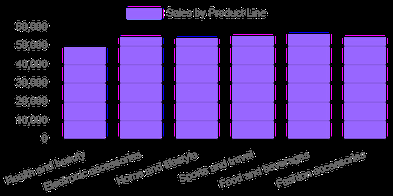
#> input picture images/chart1.png, 393 x 196 px, shrunk from 575 x 287 before the run, given in place of triangle.png, which was not available
$ jupyter execute --allow-errors testing.ipynb
#> lines starting #> are read from the running program, lines starting #| are printed output that depends on the picture; after the words box and inside, x2 and y2 are one past the last pixel; in counts of white or black regions, pixels touching at a corner belong together; pictures that were not available may be replaced by others from this repository, and a replacement may not be noted
[cell 1]
import os
# !pip install google-cloud-vision
from google.cloud import vision
os.environ['GOOGLE_APPLICATION_CREDENTIALS'] = 'peak-tract-424210-t2-5a5aee9984a6.json'
import cv2
import numpy as np
import matplotlib.pyplot as plt

[cell 2]
def extract_text_from_image(image_path):
    client = vision.ImageAnnotatorClient()

    with open(image_path, 'rb') as image_file:
        content = image_file.read()

    image = vision.Image(content=content)
    response = client.text_detection(image=image)

    if response.error.message:
        raise Exception(response.error.message)

    return response

[cell 3]
img_name = 'triangle'
img_path = f'./images/{img_name}.png'

#> (a cell that did not finish here is left out)

#> (a cell that did not finish here is left out)

[cell 6]
# [18 lines left out: function fill_bounding_boxes, not called in this run]

[cell 7]
from collections import Counter
def most_common_color(image):
    image_rgb = cv2.cvtColor(image, cv2.COLOR_BGR2RGB)
    pixels = image_rgb.reshape(-1, 3)
    color_counts = Counter(map(tuple, pixels))
    max_color, max_count = color_counts.most_common(1)[0]
    return max_color

[cell 8]
image = cv2.imread(img_path)
#> image is the input picture: shape (196, 393, 3); mean B, G, R 97, 42.2, 62.1

uniq_image = image.copy()
unique_colors = set(tuple(v) for m2d in uniq_image for v in m2d)
#> unique_colors = 356 items
for r in range(256):
    for g in range(256):
        for b in range(256):
            if (r, g, b) not in unique_colors:
                break
uniq_color = (r, g, b)
print("uniq_color: ", uniq_color)

fill_image = image.copy()
fill_color = most_common_color(fill_image)
#> in most_common_color, `max_color, max_count = color_counts.most_common(1)[0]`: max_color = (0, 0, 0); max_count = 43753
#> fill_color = (0, 0, 0)
fill_color = tuple(map(int, fill_color))
print("fill_color: ", fill_color)
#| fill_color:  (0, 0, 0)
#> (the rest of this cell did not finish here and is left out)

[cell 9]
output_dir = 'temp_image'

# [7 lines left out: function create_mask, not called in this run]

image = cv2.imread(img_path)
gray = cv2.cvtColor(image, cv2.COLOR_BGR2GRAY)
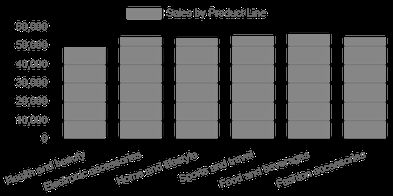
#> gray: shape (196, 393); min 0, max 255, mean 54.3
_, binary = cv2.threshold(gray, 128, 255, cv2.THRESH_BINARY_INV)
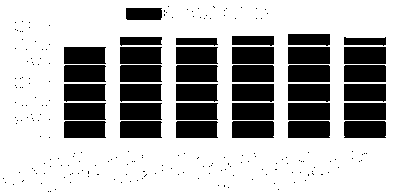
#> binary: shape (196, 393); 69.4% white; 226 black regions (190 under 20 px), largest, box (x1, y1, x2, y2) and area: (232, 84, 274, 102) 716, (288, 84, 330, 102) 716, (344, 84, 386, 102) 715

plt.imshow(image, cmap='grey')
plt.axis('off')
plt.show()
#> (the rest of this cell did not finish here and is left out)

[cell 10]
output_dir = 'temp_image'

image = cv2.imread("temp_image/mask_img.png")
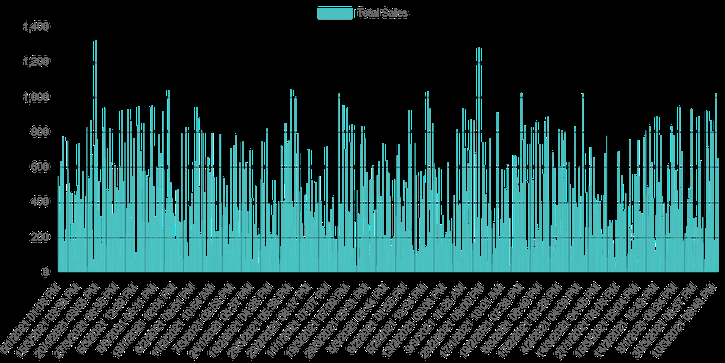
#> input picture images/chart2.png, 725 x 363 px, shrunk from 1062 x 531 before the run, given in place of mask_img.png, which was not available
#> image is the input picture: shape (363, 725, 3); mean B, G, R 58.7, 58.7, 28.2
gray = cv2.cvtColor(image, cv2.COLOR_BGR2GRAY)
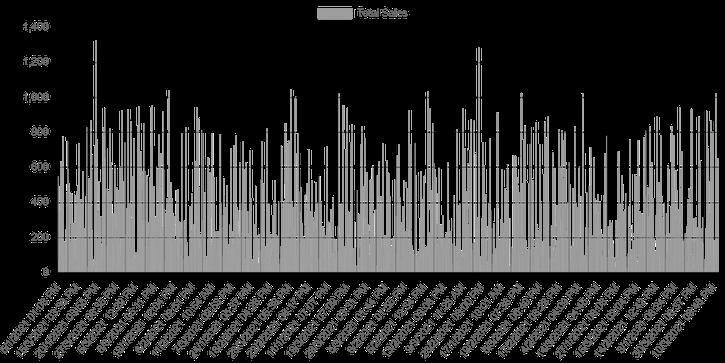
#> gray: shape (363, 725); min 0, max 255, mean 49.6
_, binary = cv2.threshold(gray, 128, 255, cv2.THRESH_BINARY_INV)
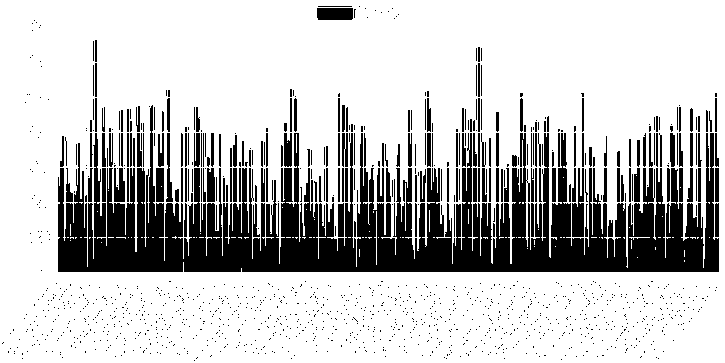
#> binary: shape (363, 725); 75.9% white; 1401 black regions (1180 under 20 px), largest, box (x1, y1, x2, y2) and area: (58, 105, 719, 272) 45291, (572, 168, 584, 237) 550, (317, 8, 353, 20) 429

mask_to_exclude = cv2.inRange(image, np.array(uniq_color), np.array(uniq_color))
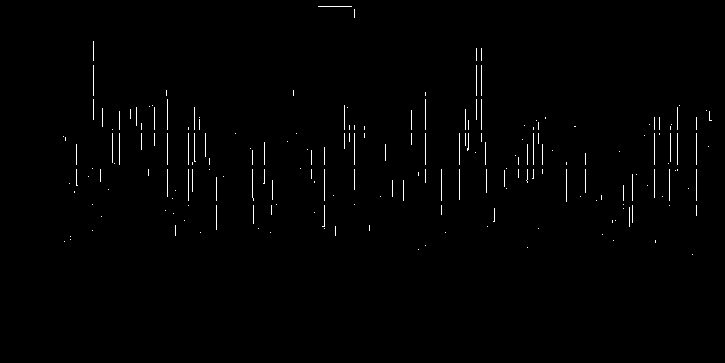
#> mask_to_exclude: shape (363, 725); 0.9% white in thin lines or dots, all inside (x1, y1, x2, y2) = (63, 6, 712, 255)
mask_to_exclude = cv2.bitwise_not(mask_to_exclude)
combined_mask = cv2.bitwise_and(binary, mask_to_exclude)
contours, _ = cv2.findContours(combined_mask, cv2.RETR_EXTERNAL, cv2.CHAIN_APPROX_SIMPLE)
#> contours = [[[0, 0], [0, 362], [724, 362], [724, 0]]]

# contours, _ = cv2.findContours(binary, cv2.RETR_EXTERNAL, cv2.CHAIN_APPROX_SIMPLE)
visual_elements = []
if not os.path.exists(output_dir):
    os.makedirs(output_dir)

for i, contour in enumerate(contours):
    x, y, w, h = cv2.boundingRect(contour)

    if w > 30 and h > 30:
        roi = image[y:y+h, x:x+w]
        element_path = os.path.join(output_dir, f'element_{i}.png')
        cv2.imwrite(element_path, roi)
        visual_elements.append(element_path)
#> this loop made 1 pass
#> (contour, x, y, w, h) on pass 1: ([[0, 0], [0, 362], [724, 362], [724, 0]], 0, 0, 725, 363)
#> after the loop, visual_elements = ['temp_image/element_0.png']

print(visual_elements)
#| ['temp_image/element_0.png']

[cell 11]
temp = np.zeros((30, 30, 3))
cv2.imwrite(f"{output_dir}/temp.png",temp)
#> Out = True
